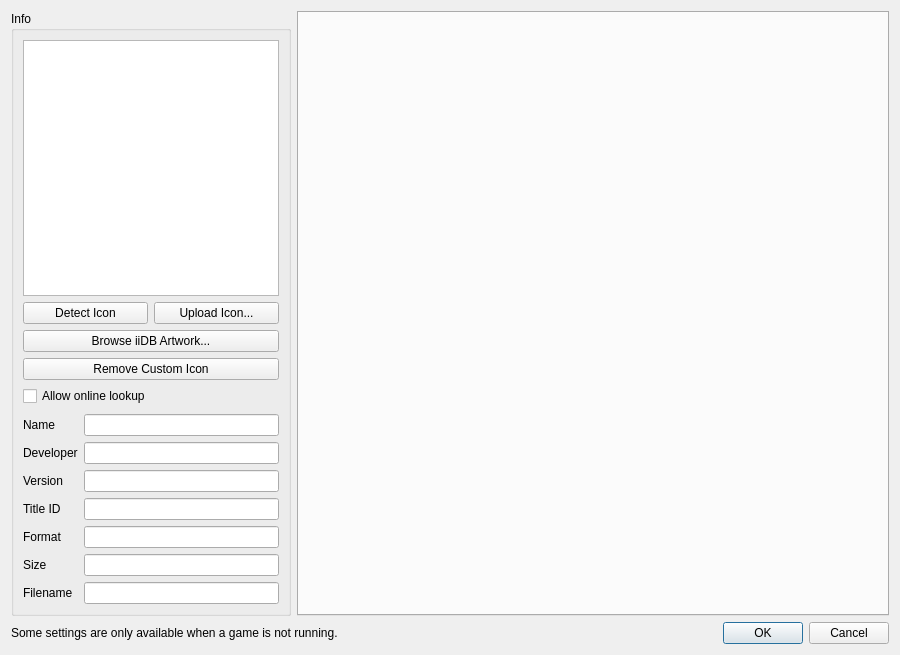
<?xml version="1.0" encoding="UTF-8"?>
<ui version="4.0">
 <class>ConfigurePerGame</class>
 <widget class="QDialog" name="ConfigurePerGame">
  <property name="geometry">
   <rect>
    <x>0</x>
    <y>0</y>
    <width>900</width>
    <height>607</height>
   </rect>
  </property>
  <property name="minimumSize">
   <size>
    <width>900</width>
    <height>0</height>
   </size>
  </property>
  <property name="windowTitle">
   <string>Dialog</string>
  </property>
  <layout class="QVBoxLayout" name="verticalLayout_3">
   <item>
    <layout class="QHBoxLayout" name="horizontalLayout">
     <item>
      <widget class="QGroupBox" name="groupBox">
       <property name="sizePolicy">
        <sizepolicy hsizetype="Maximum" vsizetype="Preferred">
         <horstretch>0</horstretch>
         <verstretch>0</verstretch>
        </sizepolicy>
       </property>
       <property name="title">
        <string>Info</string>
       </property>
       <layout class="QVBoxLayout" name="verticalLayout">
        <item alignment="Qt::AlignHCenter">
         <widget class="QGraphicsView" name="icon_view">
          <property name="sizePolicy">
           <sizepolicy hsizetype="Maximum" vsizetype="Maximum">
            <horstretch>0</horstretch>
            <verstretch>0</verstretch>
           </sizepolicy>
          </property>
          <property name="minimumSize">
           <size>
            <width>256</width>
            <height>256</height>
           </size>
          </property>
          <property name="maximumSize">
           <size>
            <width>256</width>
            <height>256</height>
           </size>
          </property>
          <property name="verticalScrollBarPolicy">
           <enum>Qt::ScrollBarAlwaysOff</enum>
          </property>
          <property name="horizontalScrollBarPolicy">
           <enum>Qt::ScrollBarAlwaysOff</enum>
          </property>
          <property name="interactive">
           <bool>false</bool>
          </property>
         </widget>
        </item>
        <item alignment="Qt::AlignHCenter">
         <widget class="QWidget" name="nup_icon_widget" native="true">
          <property name="minimumSize">
           <size>
            <width>256</width>
            <height>0</height>
           </size>
          </property>
          <property name="maximumSize">
           <size>
            <width>256</width>
            <height>16777215</height>
           </size>
          </property>
          <layout class="QGridLayout" name="nup_icon_layout">
           <property name="spacing">
            <number>6</number>
           </property>
           <property name="leftMargin">
            <number>0</number>
           </property>
           <property name="topMargin">
            <number>0</number>
           </property>
           <property name="rightMargin">
            <number>0</number>
           </property>
           <property name="bottomMargin">
            <number>2</number>
           </property>
           <item row="0" column="0">
            <widget class="QPushButton" name="button_detect_icon">
             <property name="sizePolicy">
              <sizepolicy hsizetype="Expanding" vsizetype="Fixed">
               <horstretch>0</horstretch>
               <verstretch>0</verstretch>
              </sizepolicy>
             </property>
             <property name="toolTip">
              <string>Preview a local icon next to the archive. Online lookup is optional. Apply or OK saves changes.</string>
             </property>
             <property name="text">
              <string>Detect Icon</string>
             </property>
            </widget>
           </item>
           <item row="0" column="1">
            <widget class="QPushButton" name="button_upload_icon">
             <property name="sizePolicy">
              <sizepolicy hsizetype="Expanding" vsizetype="Fixed">
               <horstretch>0</horstretch>
               <verstretch>0</verstretch>
              </sizepolicy>
             </property>
             <property name="toolTip">
              <string>Preview a local image as the game icon. Apply or OK saves changes.</string>
             </property>
             <property name="text">
              <string>Upload Icon...</string>
             </property>
            </widget>
           </item>
           <item row="1" column="0" colspan="2">
            <widget class="QPushButton" name="button_browse_iidb">
             <property name="text">
              <string>Browse iiDB Artwork...</string>
             </property>
             <property name="toolTip">
              <string>Choose online artwork using your own iiDB API key. Apply or OK saves changes.</string>
             </property>
            </widget>
           </item>
           <item row="2" column="0" colspan="2">
            <widget class="QPushButton" name="button_remove_icon">
             <property name="toolTip">
              <string>Show the game's own icon again. Apply or OK saves changes.</string>
             </property>
             <property name="text">
              <string>Remove Custom Icon</string>
             </property>
            </widget>
           </item>
           <item row="3" column="0" colspan="2">
            <widget class="QCheckBox" name="allow_online_detection">
             <property name="text">
              <string>Allow online lookup</string>
             </property>
             <property name="toolTip">
              <string>If no local icon is found, send the game name to GitHub, Wikipedia and Bing to look for an icon. Disabled by default.</string>
             </property>
             <property name="checked">
              <bool>false</bool>
             </property>
            </widget>
           </item>
          </layout>
         </widget>
        </item>
        <item>
         <layout class="QGridLayout" name="gridLayout_2">
          <item row="6" column="1">
           <widget class="QLineEdit" name="display_size">
            <property name="enabled">
             <bool>true</bool>
            </property>
            <property name="readOnly">
             <bool>true</bool>
            </property>
           </widget>
          </item>
          <item row="3" column="1">
           <widget class="QLineEdit" name="display_version">
            <property name="enabled">
             <bool>true</bool>
            </property>
            <property name="readOnly">
             <bool>true</bool>
            </property>
           </widget>
          </item>
          <item row="1" column="0">
           <widget class="QLabel" name="label">
            <property name="text">
             <string>Name</string>
            </property>
           </widget>
          </item>
          <item row="4" column="0">
           <widget class="QLabel" name="label_4">
            <property name="text">
             <string>Title ID</string>
            </property>
           </widget>
          </item>
          <item row="4" column="1">
           <widget class="QLineEdit" name="display_title_id">
            <property name="enabled">
             <bool>true</bool>
            </property>
            <property name="readOnly">
             <bool>true</bool>
            </property>
           </widget>
          </item>
          <item row="7" column="1">
           <widget class="QLineEdit" name="display_filename">
            <property name="enabled">
             <bool>true</bool>
            </property>
            <property name="readOnly">
             <bool>true</bool>
            </property>
           </widget>
          </item>
          <item row="5" column="1">
           <widget class="QLineEdit" name="display_format">
            <property name="enabled">
             <bool>true</bool>
            </property>
            <property name="readOnly">
             <bool>true</bool>
            </property>
           </widget>
          </item>
          <item row="7" column="0">
           <widget class="QLabel" name="label_7">
            <property name="text">
             <string>Filename</string>
            </property>
           </widget>
          </item>
          <item row="1" column="1">
           <widget class="QLineEdit" name="display_name">
            <property name="enabled">
             <bool>true</bool>
            </property>
            <property name="readOnly">
             <bool>true</bool>
            </property>
           </widget>
          </item>
          <item row="2" column="1">
           <widget class="QLineEdit" name="display_developer">
            <property name="enabled">
             <bool>true</bool>
            </property>
            <property name="readOnly">
             <bool>true</bool>
            </property>
           </widget>
          </item>
          <item row="5" column="0">
           <widget class="QLabel" name="label_5">
            <property name="text">
             <string>Format</string>
            </property>
           </widget>
          </item>
          <item row="3" column="0">
           <widget class="QLabel" name="label_3">
            <property name="text">
             <string>Version</string>
            </property>
           </widget>
          </item>
          <item row="6" column="0">
           <widget class="QLabel" name="label_6">
            <property name="text">
             <string>Size</string>
            </property>
           </widget>
          </item>
          <item row="2" column="0">
           <widget class="QLabel" name="label_2">
            <property name="text">
             <string>Developer</string>
            </property>
           </widget>
          </item>
         </layout>
        </item>
        <item>
         <spacer name="verticalSpacer">
          <property name="orientation">
           <enum>Qt::Vertical</enum>
          </property>
          <property name="sizeHint" stdset="0">
           <size>
            <width>20</width>
            <height>40</height>
           </size>
          </property>
         </spacer>
        </item>
       </layout>
      </widget>
     </item>
     <item>
      <layout class="QVBoxLayout" name="VerticalLayout">
       <item>
        <layout class="QVBoxLayout" name="verticalLayout_2"/>
       </item>
       <item>
        <widget class="QTabWidget" name="tabWidget">
         <property name="enabled">
          <bool>true</bool>
         </property>
         <property name="currentIndex">
          <number>-1</number>
         </property>
         <property name="usesScrollButtons">
          <bool>true</bool>
         </property>
         <property name="documentMode">
          <bool>false</bool>
         </property>
         <property name="tabsClosable">
          <bool>false</bool>
         </property>
        </widget>
       </item>
      </layout>
     </item>
    </layout>
   </item>
   <item>
    <layout class="QHBoxLayout" name="horizontalLayout_2">
     <item>
      <widget class="QLabel" name="label_8">
       <property name="text">
        <string>Some settings are only available when a game is not running.</string>
       </property>
      </widget>
     </item>
     <item>
      <widget class="QDialogButtonBox" name="buttonBox">
       <property name="sizePolicy">
        <sizepolicy hsizetype="Preferred" vsizetype="Preferred">
         <horstretch>0</horstretch>
         <verstretch>0</verstretch>
        </sizepolicy>
       </property>
       <property name="orientation">
        <enum>Qt::Horizontal</enum>
       </property>
       <property name="standardButtons">
        <set>QDialogButtonBox::Cancel|QDialogButtonBox::Ok</set>
       </property>
      </widget>
     </item>
    </layout>
   </item>
  </layout>
 </widget>
 <resources/>
 <connections>
  <connection>
   <sender>buttonBox</sender>
   <signal>accepted()</signal>
   <receiver>ConfigurePerGame</receiver>
   <slot>accept()</slot>
   <hints>
    <hint type="sourcelabel">
     <x>20</x>
     <y>20</y>
    </hint>
    <hint type="destinationlabel">
     <x>20</x>
     <y>20</y>
    </hint>
   </hints>
  </connection>
  <connection>
   <sender>buttonBox</sender>
   <signal>rejected()</signal>
   <receiver>ConfigurePerGame</receiver>
   <slot>reject()</slot>
   <hints>
    <hint type="sourcelabel">
     <x>20</x>
     <y>20</y>
    </hint>
    <hint type="destinationlabel">
     <x>20</x>
     <y>20</y>
    </hint>
   </hints>
  </connection>
 </connections>
</ui>
